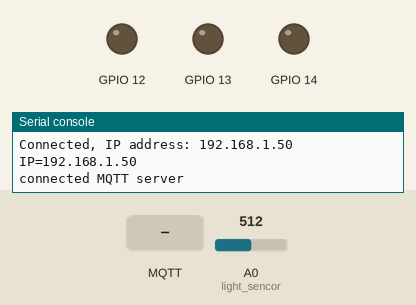
A program run on a simulated ESP8266 board running MicroPython. Shown: output pins drawn as LEDs (lit = HIGH), the last lines printed to the serial console. Inputs (shaded band) come from the test bench; at power-on: A0 (light_sencor) = 512 (analog values on the 0–1023 scale). WiFi joins after 1.5 s; no MQTT or app messages arrive unless stated.

Above: at 2.8 s.
2.9 s: MQTT message "on" arrives on the first subscribed topic
At 4.1 s:
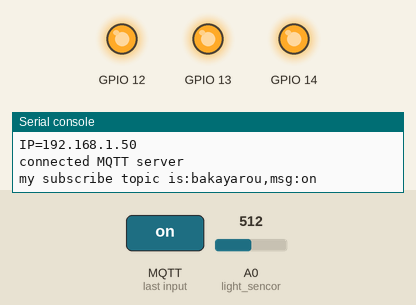
4.6 s: MQTT message "auto" arrives on the first subscribed topic
At 5.4 s:
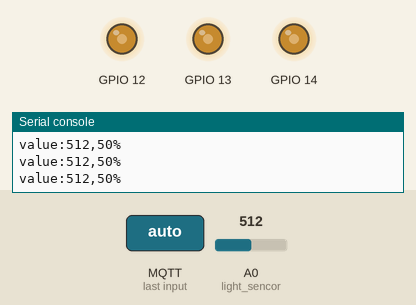
6.1 s: A0 (light_sencor) set to 716
At 6.7 s:
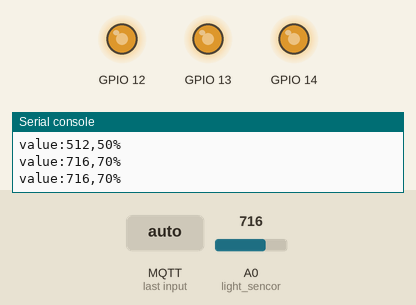
7.6 s: A0 (light_sencor) set to 900
At 7.9 s:
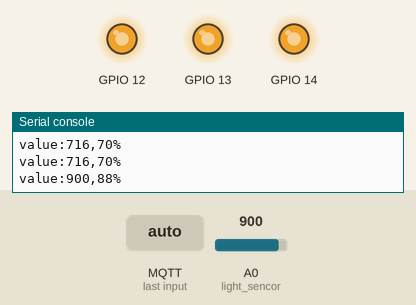
9.1 s: MQTT message "off" arrives on the first subscribed topic
At 10.4 s:
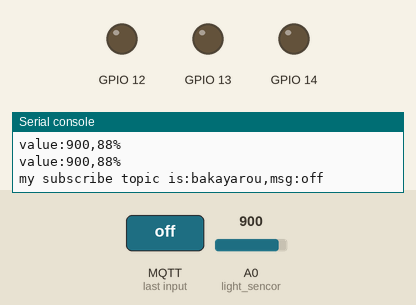
Timing chart, 0 to 11.6 s (numbered marks = the images above; inputs shaded):
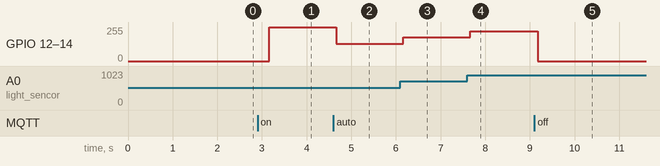

The program:

main.py
```python
#########################匯入模組#########################
from umqtt.simple import MQTTClient
import sys
import time
import mcu
from machine import ADC

global msg_received
msg_received = ""


#########################函式與類別定義#########################
def on_message(topic, msg):
    global msg_received
    msg_received = msg.decode("utf-8")  # Byte to String
    topic = topic.decode("utf-8")
    print(f"my subscribe topic is:{topic},msg:{msg_received}")


#########################宣告與設定#########################
wi = mcu.wifi()
wi.setup(ap_active=False, sta_active=True)
if wi.connect("SingularClass", "Singular#1234"):
    print(f"IP={wi.ip}")
mq_server = "mqtt.singularinnovation-ai.com"
# mq_server = "192.168.68.114"
mqttClientId = "bakayarou"  # 每個人要不一樣，限英文(特殊符號也不可)
mqtt_username = "singular"  # 這是登入伺服器的帳號，要和伺服器設定的一樣
mqtt_password = "Singular#1234"  # 這是登入伺服器的密碼，要和伺服器設定的一樣
mqClient0 = MQTTClient(
    mqttClientId, mq_server, user=mqtt_username, password=mqtt_password, keepalive=60
)

try:
    mqClient0.connect()
except:
    sys.exit()
finally:
    print("connected MQTT server")
mqClient0.set_callback(on_message)  # 設定接收訊息的時候要呼叫的函式
mqClient0.subscribe("bakayarou")  # 設定想訂閱的主題

gpio = mcu.gpio()
LED = mcu.LED(gpio.D5, gpio.D6, gpio.D7, pwm=True)
LED.LED_open(0, 0, 0)
light_sencor = ADC(0)
#########################主程式#########################

while True:
    # 查看是否有訂閱主題發布的資料
    mqClient0.check_msg()  # 等待已訂閱的主題發送資料
    mqClient0.ping()  # 持續確認是否還保持連線
    light_sencor_reading = light_sencor.read()  # 讀取類比數位轉換器輸出
    if msg_received == "on":
        LED.LED_open(1023, 1023, 1023)
    elif msg_received == "off":
        LED.LED_open(0, 0, 0)
    elif msg_received == "auto":
        print(f"value:{light_sencor_reading},{round(light_sencor_reading*100/1024)}%")
        if light_sencor_reading < 400:
            light_sencor_reading = 0

        LED.LED_open(light_sencor_reading, light_sencor_reading, light_sencor_reading)
    time.sleep(0.3)
```

mcu.py
```python
import sys
import network
from machine import PWM, Pin
from umqtt.simple import MQTTClient


class gpio:
    def __init__(self):
        self._D0 = 16
        self._D1 = 5
        self._D2 = 4
        self._D3 = 0
        self._D4 = 2
        self._D5 = 14
        self._D6 = 12
        self._D7 = 13
        self._D8 = 15
        self._SDD3 = 10
        self._SDD2 = 9

    @property  # 讓指令變數變的樣子(讓指令變不可改)
    def D0(self):
        return self._D0

    @property
    def D1(self):
        return self._D1

    @property
    def D2(self):
        return self._D2

    @property
    def D3(self):
        return self._D3

    @property
    def D4(self):
        return self._D4

    @property
    def D5(self):
        return self._D5

    @property
    def D6(self):
        return self._D6

    @property
    def D7(self):
        return self._D7

    @property
    def D8(self):
        return self._D8

    @property
    def SDD3(self):
        return self._SDD3

    @property
    def SDD2(self):
        return self._SDD2


class wifi:
    def __init__(self, ssid=None, password=None):
        """
        初始化WIFI模組
        ssid: WIFI名稱
        password: WIFI密碼
        """

        self.sta = network.WLAN(network.STA_IF)  # 建立 WLAN 物件，設定為站台模式
        self.ap = network.WLAN(network.AP_IF)  # 建立 WLAN 物件，設定為基地台模式
        self.ssid = ssid
        self.password = password
        self.ap_active = False
        self.sta_active = False
        self.ip = None

    def setup(self, ap_active=False, sta_active=False):
        """
        設定WIFI模組
        ap_active: 是否開放AP模式
        sta_active: 是否開放STA模式

        使用方法:
        wi.setup(ap_active=True|False,sta_active=True|False)
        """
        self.ap_active = ap_active
        self.sta_active = sta_active
        self.ap.active(ap_active)
        self.sta.active(sta_active)

    def scan(self):
        """
        掃描附近的WIFI
        返回:WIFI列表
        使用方法:
        wi.scan()
        """
        if self.sta_active:
            wifi_list = self.sta.scan()
            print("Scan result:")
            for i in range(len(wifi_list)):
                print(wifi_list[i][0])
        else:
            print("STA模式未啟用")

    def connect(self, ssid=None, password=None) -> bool:
        """
        連接WIFI
        ssid: WIFI名稱
        password: WIFI密碼
        返回:是否連接成功
        使用方法:
        wi.connect(ssid="WIFI名稱",password="WIFI密碼")
        """
        if self.sta_active:
            if ssid is None:
                ssid = self.ssid
            if password is None:
                password = self.password
            self.sta.connect(ssid, password)
            while not self.sta.isconnected():
                pass
            if self.sta.isconnected():
                self.ip = self.sta.ifconfig()[0]
                print("Connected, IP address:", self.ip)
                return True
            print("Failed to connect to WiFi")
            return False
        else:
            print("STA模式未啟用")
            return False


class LED:
    def __init__(self, r_pin, g_pin, b_pin, pwm: bool = False):
        """
        LED 類別用於管理 RGB LED

        屬性:
            RED(Pin):紅色LED
            GREEN(Pin):綠色LED
            BLUE(Pin):藍色LED
        方法:__init__(r_pin,g_pin,b_pin,pwm: bool = False):初始化LED。
            當pwm=False時，使用 Pin控制LED。
            當pwm=True時，使用 PWM控制LED亮度。
            RED.value(value):設定紅色LED狀態或亮度。
            GREEN.value(value):設定綠色LED狀態或亮度。
            BLUE.value(value):設定藍色LED狀態或亮度。
            RED.duty(duty):設定紅色LED PWM佔空比。
            GREEN.duty(duty):設定綠色LED PWM佔空比。
            BLUE.duty(duty):設定藍色LED PWM佔空比。
        """
        self.pwm = pwm
        if pwm == False:
            self.RED = Pin(r_pin, Pin.OUT)
            self.GREEN = Pin(g_pin, Pin.OUT)
            self.BLUE = Pin(b_pin, Pin.OUT)
        else:
            frequency = 1000
            duty_cycle = 0
            self.RED = PWM(Pin(r_pin), freq=frequency, duty=duty_cycle)
            self.GREEN = PWM(Pin(g_pin), freq=frequency, duty=duty_cycle)
            self.BLUE = PWM(Pin(b_pin), freq=frequency, duty=duty_cycle)

    def LED_open(self, RED_value, GREEN_value, BLUE_value):
        """
        LED開啟方法
        LED_open(RED_value,GREEN_value,BLUE_value)
        例如:


        led = LED(r_pin=5, g_pin=4, b_pin=0, pwm=False)
        led.LED_open(1, 0, 0)  # 設定紅色LED開啟，綠色和藍色LED關閉

        led = LED(r_pin=5, g_pin=4, b_pin=0, pwm=True)
        led.LED_open(512, 0, 0)  # 設定紅色LED亮度為512，綠色和藍色LED關閉
        """
        if self.pwm == False:
            self.RED.value(RED_value)
            self.GREEN.value(GREEN_value)
            self.BLUE.value(BLUE_value)
        else:
            self.RED.duty(RED_value)
            self.GREEN.duty(GREEN_value)
            self.BLUE.duty(BLUE_value)
```

Measured:
- after the input at 2.9 s, GPIO 12–14: 0/255 → 255/255 after 0.26 s
- after the input at 4.6 s, GPIO 12–14: 255/255 → 128/255 after 0.06 s
- after the input at 6.1 s, GPIO 12, GPIO 14: 128/255 → 178/255 after 0.06 s; GPIO 13: 128/255 → 178/255 after 0.07 s
- after the input at 7.6 s, GPIO 12–14: 178/255 → 224/255 after 0.07 s
- after the input at 9.1 s, GPIO 12–14: 224/255 → 0/255 after 0.07 s
